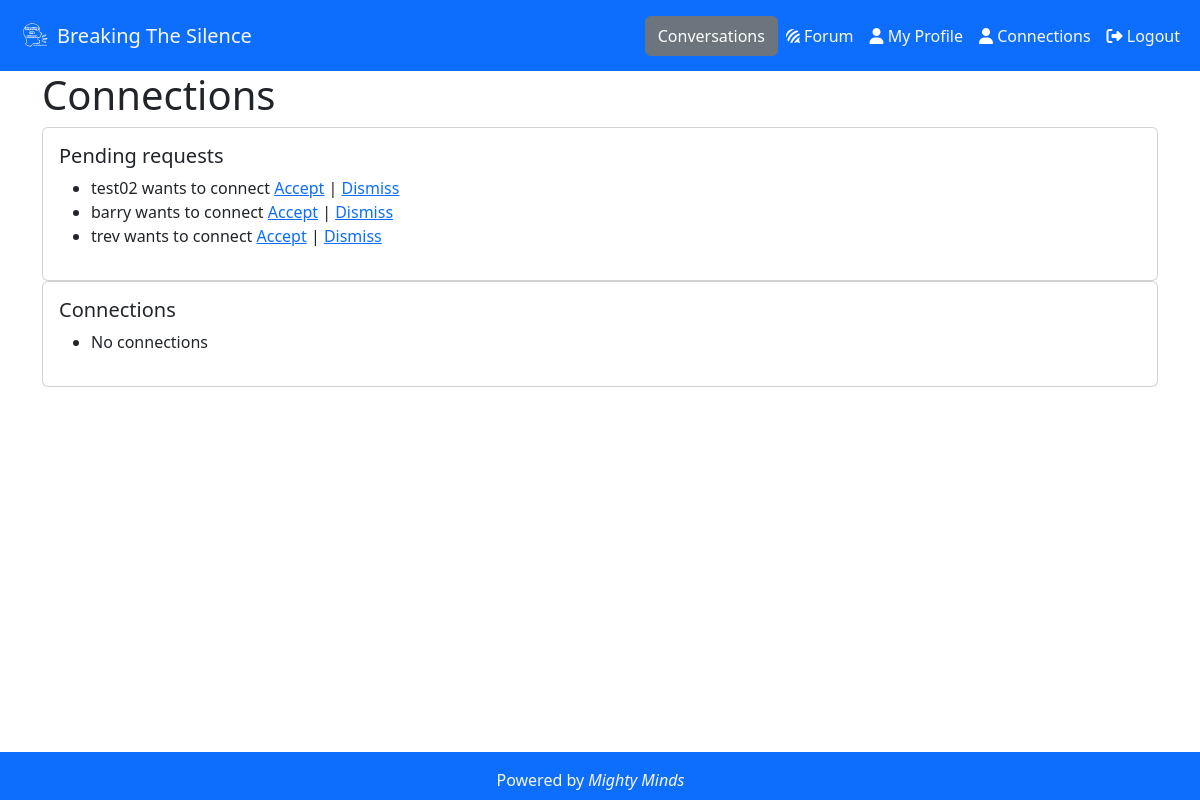
The page /connections/ (signed in) on the database its author committed.
### connections/models.py (models this page shows, shortened)
class Connection(models.Model):
    STATUS_CHOICES = (
        (0, 'Pending'),
        (1, 'Accepted'),
        (2, 'Dismissed')
    )
    sender = models.ForeignKey(User, on_delete=models.CASCADE, related_name='sent_requests')
    receiver = models.ForeignKey(User, on_delete=models.CASCADE, related_name='received_requests')
    created_at = models.DateTimeField(auto_now_add=True)
    status = models.IntegerField(choices=STATUS_CHOICES, default=0)
    class Meta:
        constraints = [
            models.UniqueConstraint(fields=['sender', 'receiver'], name='unique_match')
        ]

### connections/views.py (the view)
# urls.py: path('', include('connections.urls')),
@login_required
def connections(request):
    query = Q(receiver=request.user) | Q(sender=request.user)
    connections = Connection.objects.filter(query)
    context = {
        'pending_requests': connections.filter(status=0),
        'accepted_requests': connections.filter(status=1),
        'dismissed_requests': connections.filter(status=2),
    }
    return render(request, 'connections/connections.html', context)

### connections/contexts.py (called while the page is built)
def convo_context(request):
    conversations = []
    if request.user.is_authenticated:
        connections = Connection.objects.filter(Q(sender=request.user) | Q(receiver=request.user))
        conversations = Conversation.objects.filter(connection__in=connections)
    context = {
        'conversations': conversations,
    }
    return context

### home/contexts.py (called while the page is built)
def connect_context(request):
    if request.user.is_authenticated:
        connection_requests = Connection.objects.filter(
            receiver=request.user,
            status=0
            )
    else:
        connection_requests = []
    context = {
        'connection_requests': connection_requests,
    }
    return context

### connections/templates/connections/connections.html (shortened to what this page needs)
{% extends 'base.html' %}
{% block content %}
<h1>Connections</h1>
<div class="card">
    <div class="card-body">
        <h5 class="card-title">Pending requests</h5>
        <ul>
            {% for r in pending_requests %}
            <li>
                {% if r.sender != request.user %}
                {{ r.sender }} wants to connect
                <a href="{% url 'handle_connection' r.pk 1 %}">Accept</a> |
                <a href="{% url 'handle_connection' r.pk 2 %}">Dismiss</a>
                {% else %}
                You requested a connection with <a href="{% url 'user_profile' r.receiver.username %}">{{ r.receiver
                    }}</a>
                {% endif %}
            </li>
            {% empty %}
            <li>No pending requests</li>
            {% endfor %}
        </ul>
    </div>
</div>
<div class="card">
    <div class="card-body">
        <h5 class="card-title">Connections</h5>
        <ul>
            {% for connection in accepted_requests %}
            <li>{% if connection.receiver == request.user %}
                <a href="{% url 'user_profile' connection.sender.username %}">{{ connection.sender }}</a>
                {% else %}
                <a href="{% url 'user_profile' connection.receiver.username %}">{{ connection.receiver }}</a>
                {% endif %}
            </li>
            {% empty %}
            <li>No connections</li>
            {% endfor %}
        </ul>
    </div>
</div>
{% endblock %}

### static/css/base.css (style rules this page uses)
a, nav>homemenu { color: #fff4f3; }
:root { --primary: #00028b; --secondary: rgb(213, 246, 247); --tertiary: rgba(0, 123, 255, 0.307); --padding: 1rem; }
body { min-height: 100vh; padding-bottom: 4rem; }

### rows shown on the page
Connection: sender "test02"
Connection: sender "barry"
Connection: sender "trev"
